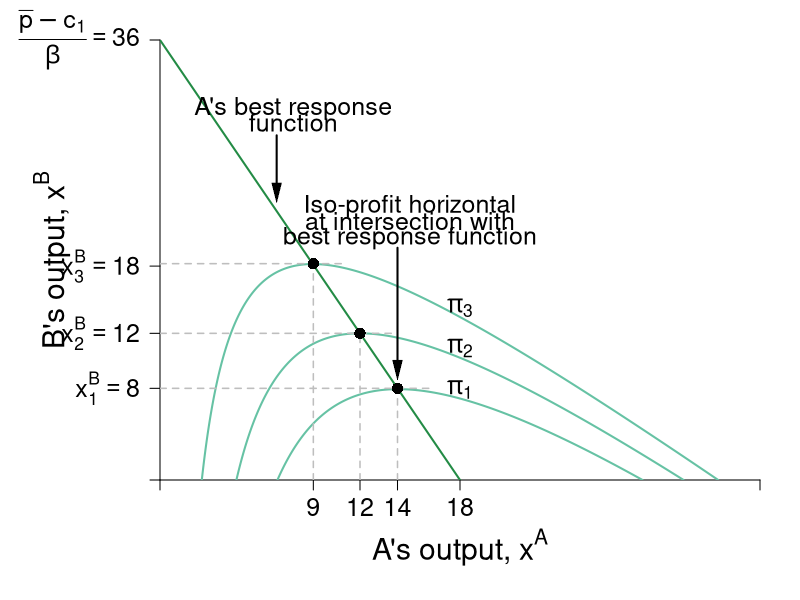

Source code (R):
require(shape)
pdf(file = "competitionmarkets/cournot_brf_isoA.pdf", width = 9, height = 7)

#Set parameters for graphics

pointsize <- 1.8
axislabelsize <- 1.8
labelsize <- 1.5
namesize <- 1.8
annotatesize <- 1.5
graphlinewidth <- 2
segmentlinewidth <- 1.5

COL <- c("#7fc97f", "#beaed4", "#fdc086", "#ffff99", "#386cb0", "#f0027f", "#bf5b17", "#666666")
COLA <- c("#99d8c9","#66c2a4","#41ae76", "#238b45", "#005824")
COLB <- c("#4eb3d3", "#2b8cbe", "#0868ac","#084081")

par(mar =  c(6, 8, 2, 2))

piA <- function(xa, xb, s = 0.5, pmax = 20, c1 = 2) {
  (pmax - s*xb)*xa - s*(xa)^2 - c1*xa
}

piB <- function(xa, xb, s = 0.5, pmax = 20, c1 = 2) {
  (pmax - s*xa)*xb - s*(xb)^2 - c1*xb
}

brfB <- function(xa, s = 0.5, pmax = 20, c1 = 2) {
  (pmax - c1)/(2*s) - (1/2)*xa
}

brfA <- function(xa, s = 0.5, pmax = 20, c1 = 2) {
  (pmax - c1)/s - 2*xa
}

xlims <- c(0, 36)
ylims <- c(0, 36)

npts <- 501 
x <- seq(xlims[1], xlims[2], length.out = npts)
y <- seq(ylims[1], ylims[2], length.out = npts) 
a <- c(42, 72, 102)
b <- c(72, 81, 90)


plot(0, 0, xlim = xlims, ylim = ylims, type = "n",
     xlab = expression(paste("")),
     ylab = expression(paste("")), 
     xaxt = "n", 
     yaxt = "n", 
     cex.lab = axislabelsize, 
     bty = "n",
     xaxs = "i", 
     yaxs = "i")

ticksy <- c(0, 7.5, 12, 17.5, ylims[2])
ylabelsnum <- c(NA, expression(paste(x[1]^B == 8)), expression(paste(x[2]^B == 12)), expression(paste(x[3]^B)==18), expression(paste(frac(bar(p) - c[1],beta) == 36)))
#ylabels <- c(NA, expression(paste(x[1]^B)), expression(paste(x[2]^B)), expression(paste(x[3]^B)), expression(paste(frac(bar(p) - c[1],beta))))
ticksx <- c(0, 9.2, 12, 14.25, 18, xlims[2])
#xlabels <- c(NA, expression(paste(x[1]^A)), expression(paste(x[2]^A)), expression(paste(x[3]^A)), NA, NA)
xlabelsnum <- c(NA, expression(paste(9)), expression(paste(12)), expression(paste(14)), expression(paste(18)), NA)

#xlabels that include labels and numerical values 
#text(7, -2.3, expression(paste(x[1]^A == 9)),xpd = TRUE, cex = labelsize - 0.05)
#text(10, -2.3, expression(paste(x[2]^A == 12)),xpd = TRUE, cex = labelsize - 0.05)
#text(15, -2.3, expression(paste(x[3]^A == 14)),xpd = TRUE, cex = labelsize - 0.05)
#text(20, -2.5, expression(paste(frac(bar(p) - c[1],2*beta) == 18)),xpd = TRUE, cex = labelsize - 0.05)

axis(1, at = ticksx, pos = 0, labels = xlabelsnum, cex.axis = labelsize)
#axis(1, at = ticksx, pos = 0, labels = xlabels, cex.axis = labelsize)
axis(2, at = ticksy, pos = 0, labels = ylabelsnum, las = 1, cex.axis = labelsize)

npts <- 500 
xx1 <- seq(xlims[1], xlims[2], length.out = npts)

lines(xx1, brfA(xx1, s = 0.5, pmax = 20, c1 = 2), col = COLA[4], lwd = graphlinewidth)

contour(x, y, 
        outer(x, y, piA),
        drawlabels = FALSE,
        col = COLA[2],
        lwd = graphlinewidth,
        levels = a, 
        xaxs = "i", 
        yaxs = "i", 
        add = TRUE) 

text(0.5*xlims[2], -5.5, expression(paste("A's output, ", x^A)), xpd = TRUE, cex = axislabelsize) 
text(-6.5, 0.5*ylims[2], expression(paste("B's output, ", x^B)), xpd = TRUE, cex = axislabelsize, srt = 90) 


segments(0, 12, 14, 12, lty = 2, col = "gray" , lwd = segmentlinewidth)
segments(12, 0, 12, 12, lty = 2, col = "gray" , lwd = segmentlinewidth)
points(12, 12, pch = 16, col = "black", cex = 1.5)
segments(0, 7.5, 16.25, 7.5, lty = 2, col = "gray" , lwd = segmentlinewidth)
segments(14.25, 0, 14.25, 7.5, lty = 2, col = "gray" , lwd = segmentlinewidth)
points(14.25, 7.5, pch = 16, col = "black", cex = 1.5)
segments(0, 17.7, 11.2, 17.7, lty = 2, col = "gray" , lwd = segmentlinewidth)
segments(9.2, 0, 9.2, 17.7, lty = 2, col = "gray" , lwd = segmentlinewidth)
points(9.2, 17.7, pch = 16, col = "black", cex = 1.5)

text(15, 22.4, expression(paste("Iso-profit horizontal")), cex = annotatesize)
text(15, 21.2, expression(paste("at intersection with")), cex = annotatesize)
text(15, 19.8, expression(paste("best response function")), cex = annotatesize)
Arrows(14.25, 19, 14.25, 9, col = "black", lty = 1, lwd = 2, arr.type = "triangle", arr.lwd = 0.5)

#A's brf
text(8, 30.4, expression(paste("A's best response")), cex = annotatesize)
text(8, 29.2, expression(paste("function")), cex = annotatesize)
Arrows(7, 28.2, 7, 23.5, col = "black", lty = 1, lwd = 2, arr.type = "triangle", arr.lwd = 0.5)

#labels for the isoprofits
text(18, 7.4, expression(paste(pi[1])), cex = annotatesize)
text(18, 10.8, expression(paste(pi[2])), cex = annotatesize)
text(18, 14.1, expression(paste(pi[3])), cex = annotatesize)



dev.off()
